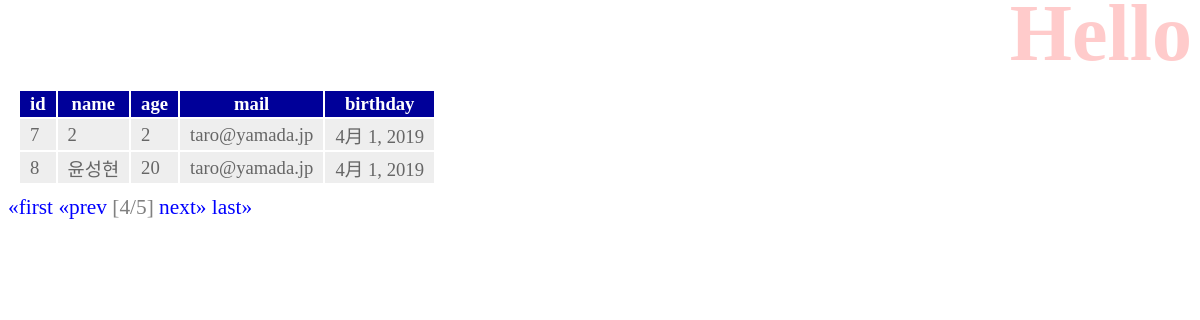
Page /hello/4 on the committed database.
### hello/models.py (models this page shows, shortened)
class Friend(models.Model):
    name = models.CharField(max_length=100, validators=[number_only])
    mail = models.EmailField(max_length=200, validators=[MinLengthValidator(10)])
    gender = models.BooleanField()
    age = models.IntegerField(validators=[MinValueValidator(0), MaxValueValidator(150)])
    birthday = models.DateField()

### hello/views.py (the view)
# urls.py: path('', views.index, name='index'),
def index(request, num=1):
    data = Friend.objects.all()
    page = Paginator(data, 2)
    params = {
        'title': 'Hello',
        'message': '',
        'data': page.get_page(num),
    }
    return render(request, 'hello/index.html', params)

### hello/templates/hello/index.html (shortened to what this page needs)
{% load static %}
<!doctype html>
<html lang="ja">
<head>
    <link rel="stylesheet" type="text/css"
        href="{% static 'hello/css/style.css' %}"/>
</head>
<body>
    <h1>{{title}}</h1>
    <table>
        <tr>
            <th>id</th>
            <th>name</th>
            <th>age</th>
            <th>mail</th>
            <th>birthday</th>
        </tr>
        {% for item in data %}
            <tr>
                <td>{{ item.id }}</td>
                <td>{{ item.name }}</td>
                <td>{{ item.age }}</td>
                <td>{{ item.mail }}</td>
                <td>{{ item.birthday }}</td>
            </tr>
        {% endfor %}
    </table>
    <div class="pagination">
        {% if data.has_previous %}
            <a href="{% url 'index' %}">&laquo;first</a>
            <a href="{% url 'index' %}{{ data.previous_page_number }}">&laquo;prev</a>
        {% endif %}
        <span class="current">
            [{{ data.number }}/{{ data.paginator.num_pages }}]
        </span>
        {% if data.has_next %}
            <a href="{% url 'index' %}{{ data.next_page_number }}">next&raquo;</a>
            <a href="{% url 'index' %}{{ data.paginator.num_pages }}">last&raquo;</a>
        {% endif %}
    </div>
</body>
</html>

### hello/static/hello/css/style.css (style rules this page uses)
body { color: gray; font-size: 16pt; }
h1 { color: red; opacity: 0.2; font-size: 60pt; margin-top: -20px; margin-bottom: 0px; text-align: right; }
a { color: blue; text-decoration: none; }
table { margin: 10px; font-size: 14pt; }
table tr th { background-color: #009; color:white; padding:2px 10px; border-width: 2px; }
table tr td { background-color: #eee; color: #666; padding: 2px 10px; border-width: 2px; }

### rows in the picture
Friend: id "7", name "2", age "2", mail "taro@yamada.jp", birthday "4月 1, 2019"
Friend: id "8", name "윤성현", age "20", mail "taro@yamada.jp", birthday "4月 1, 2019"

### other values in the picture
{{ data.number }} "4"
{{ data.paginator.num_pages }} "5"
